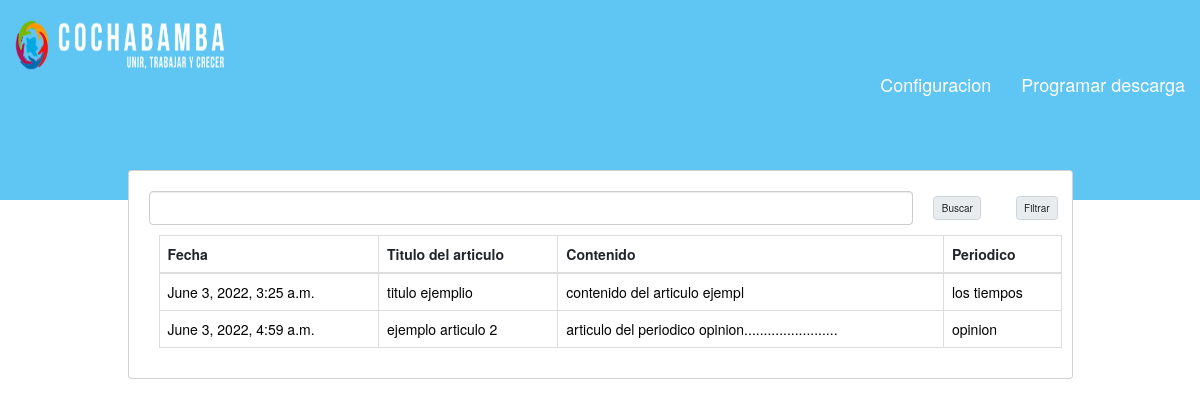
Screenshot of /classifier_interface/ with the database file from the repository.
### classifier_interface/models.py (models this page shows, shortened)
class Article(models.Model):
    title = models.CharField(max_length=200)
    pub_date = models.DateTimeField('date published')
    paper = models.CharField(max_length=50)
    content = models.TextField()

### classifier_interface/views.py (the view)
# urls.py: path('', views.IndexView.as_view(), name='index'),
class IndexView(generic.ListView):
    template_name = 'classifier_interface/index.html'
    context_object_name = 'article_list'
    def get_queryset(self):
        return Article.objects.all()

### classifier_interface/templates/classifier_interface/index.html (shortened to what this page needs)
<!DOCTYPE html>
<html lang="en">
{% load static %}
 <head>
       <link rel="stylesheet" href="/static/classifier_interface/style.css">
     <link href="https://cdn.jsdelivr.net/npm/bootstrap@5.2.0-beta1/dist/css/bootstrap.min.css" rel="stylesheet">
 </head>
<body>
    {% include "classifier_interface/navbar.html" %}
    <div class="col d-flex justify-content-center">
        <div class="card text-center w-75">
           <div class="card-body">
               <div style="align-items: center;" class="row " >
                    <div class="col-md-10" align="center">
                        <input type="text" class="form-control" style="margin:10px;">
                    </div>
                   <div class="col-md-1" align="center">
                       <button class="input-group-text">Buscar</button>
                    </div>
                   <div class="col-md-1" align="center">
                       <button class="input-group-text">Filtrar</button>
                    </div>
               </div>
            <div class="row">
            <div class="col-md-12" align="center">
                <div class="table-responsive">
                    {% if article_list %}
                    <ul>
                        <table class="table table-hover table-bordered">
                            <thead>
                                <tr>
                                  <th scope="col">Fecha</th>
                                  <th scope="col">Titulo del articulo</th>
                                  <th scope="col">Contenido</th>
                                  <th scope="col">Periodico</th>
                                </tr>
                            </thead>
                             <tbody class="table-group-divider">
                              {% for article in article_list %}
                                <tr>
                                  <td><a href="/classifier_interface/{{ article.id }}/">{{article.pub_date}}</a></td>
                                  <td><a href="/classifier_interface/{{ article.id }}/">{{article.title}}</a></td>
                                  <td><a href="/classifier_interface/{{ article.id }}/">{{article.content}}</a></td>
                                  <td><a href="/classifier_interface/{{ article.id }}/">{{article.paper}}</a></td>
                                </tr>
                              {% endfor %}
                             </tbody>
                        </table>
                    </ul>
                    {% else %}
                        <p>No articles available.</p>
                    {% endif %}
                </div>
            </div>
            </div>
        </div>
    </div>
    </div>
 </body>
</html>

### classifier_interface/templates/classifier_interface/navbar.html (shortened to what this page needs)
<!DOCTYPE html>
{% load static %}
<html>
<head>
  <link rel="stylesheet" href="https://maxcdn.bootstrapcdn.com/bootstrap/3.4.1/css/bootstrap.min.css">
  <link rel="stylesheet" href="/static/classifier_interface/style.css">
</head>
<body>
    <nav class="navbar  navbar-fixed-top nav-color">
        <div class="navbar-header me-auto">
          <a class="navbar-brand me-auto" href="{% url 'classifier_interface:index' %}" align="left">
                <img src="/static/classifier_interface/imgs/logo.png" alt="" width="210" height="50" class="d-inline-block align-text-top">
          </a>
        </div>
    <div class="navbar-collapse" >
      <ul class="nav justify-content-end">
            <li class="nav-item">
              <a class="nav-link text-white h4" aria-current="page" href="{% url 'classifier_interface:setup' %}">Configuracion</a>
            </li>
            <li class="nav-item">
              <a class="nav-link text-white h4" href="{% url 'classifier_interface:download' %}"> Programar descarga </a>
            </li>
      </ul>
    </div>
</nav>
</body>
</html>

### classifier_interface/static/classifier_interface/style.css (style rules this page uses)
.nav-color { background-color: #5FC5F2; margin-bottom: 0%; !important }
.navbar-header> a { margin-left: ($spacer * .25) !important; }
.col { margin: -30px; z-index:1; position: relative !important; }
td>a { color: black; text-decoration: none; }

### rows the page displays
Article: pub_date "June 3, 2022, 3:25 a.m.", title "titulo ejemplio", content "contenido del articulo ejempl", paper "los tiempos"
Article: pub_date "June 3, 2022, 4:59 a.m.", title "ejemplo articulo 2", content "articulo del periodico opinion........................", paper "opinion"
